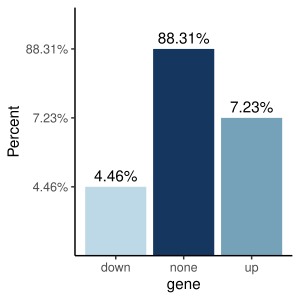

Source code (R):
#读取name和id（不能转化为name）分别的文件
name <- read.table("name_merged",header = F,sep='\t')
id <- read.table("id_merged",header = F,sep='\t')
#读取id和name一一对应的文件
id_name <- read.table("id_name.txt",header = F,sep = '\t')
colnames(name) <- 'V2'
#将name文件和id-name转化文件按name列merge，获得name所对应的id
name_to_id <- merge(name,id_name,by='V2')
id2 <- data.frame(name_to_id$V1)
colnames(id2) <- 'V1'
#将name转化来的id和原有的id文件进行合并
id_all <- rbind(id,id2)
#读入差异表达基因列表
des <- read.table('deseq2_all.txt',header = T,sep = '\t')
up <- des[des$sig == 'up',]
down <- des[des$sig == 'down',]
none <- des[des$sig == 'none',]
up$V1 <- row.names(up)
down$V1 <- row.names(down)
none$V1 <- row.names(none)
#将上下调和不差异的基因分别与目的基因列表取交集
tar_up <- merge(up,id_all,by='V1')
tar_down <- merge(down,id_all,by='V1')
tar_none <- merge(none,id_all,by="V1")
#分别计算上下调和不差异基因的数目和总数
num_up <- nrow(tar_up)
num_down <- nrow(tar_down)
num_none <- nrow(tar_none)
num_total <- num_up + num_down + num_none
#转化为百分数
data <- c(num_none/num_total,num_up/num_total,num_down/num_total)
library(scales)
data <- percent(data, accuracy = 0.01)
data <- data.frame(data)
row.names(data) <- c("none","up","down")
colnames(data) <- "Percent"
data$gene <- row.names(data)
library(ggplot2)
pdf("sunlimeng_barplot.pdf",width = 3,height=3)
ggplot(data,mapping = aes(x=gene,y=Percent))+
  geom_bar(stat = "identity",fill=c("#15365f","#75a2b9","#bdd9e7"))+
  geom_text(aes(label=Percent),vjust=-0.5,hjust=0.5)+
  theme(axis.line = element_line(colour = "black"),panel.background = element_blank())
dev.off() 
